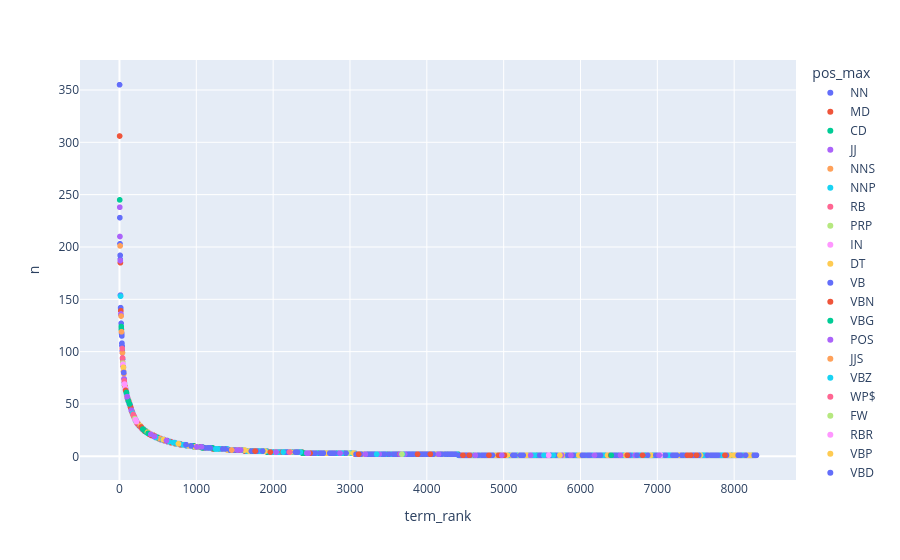

Notebook source saved alongside this figure:
### Code cell
px.scatter(VSAMP1, x='term_rank', y='n', log_y=False, log_x=False, hover_name='term_str', color='pos_max')

### Figure 1 — Plotly figure (JSON) as saved in the notebook; plotly's stock layout.template omitted (floating-point values rounded to 4 significant figures; data arrays with more than 128 entries replaced by an {"elided": "..."} marker saying what was removed)
{"data": [{"hovertemplate": "<b>%{hovertext}</b><br><br>pos_max=NN<br>term_rank=%{x}<br>n=%{y}<extra></extra>", "hovertext": {"elided": "2363 str values"}, "legendgroup": "NN", "marker": {"color": "#636efa", "symbol": "circle"}, "mode": "markers", "name": "NN", "showlegend": true, "type": "scattergl", "x": {"elided": "2363 int values"}, "xaxis": "x", "y": {"elided": "2363 int values"}, "yaxis": "y"}, {"hovertemplate": "<b>%{hovertext}</b><br><br>pos_max=MD<br>term_rank=%{x}<br>n=%{y}<extra></extra>", "hovertext": ["must", "would", "may", "could", "shall", "ought", "might", "'thus"], "legendgroup": "MD", "marker": {"color": "#EF553B", "symbol": "circle"}, "mode": "markers", "name": "MD", "showlegend": true, "type": "scattergl", "x": [2, 12, 18, 67, 268, 338, 525, 5759], "xaxis": "x", "y": [306, 185, 139, 68, 29, 24, 17, 1], "yaxis": "y"}, {"hovertemplate": "<b>%{hovertext}</b><br><br>pos_max=CD<br>term_rank=%{x}<br>n=%{y}<extra></extra>", "hovertext": ["one", "two", "three", "four", "hundred", "five", "seven", "thousand", "million", "eight", "nine", "six", "undergone", "th", "billion", "nd", "st", "'in"], "legendgroup": "CD", "marker": {"color": "#00cc96", "symbol": "circle"}, "mode": "markers", "name": "CD", "showlegend": true, "type": "scattergl", "x": [3, 23, 25, 113, 258, 293, 370, 473, 618, 635, 642, 948, 2125, 2239, 2350, 3520, 3968, 5548], "xaxis": "x", "y": [245, 124, 121, 54, 29, 27, 22, 18, 15, 14, 14, 10, 4, 4, 4, 2, 2, 1], "yaxis": "y"}, {"hovertemplate": "<b>%{hovertext}</b><br><br>pos_max=JJ<br>term_rank=%{x}<br>n=%{y}<extra></extra>", "hovertext": {"elided": "1348 str values"}, "legendgroup": "JJ", "marker": {"color": "#ab63fa", "symbol": "circle"}, "mode": "markers", "name": "JJ", "showlegend": true, "type": "scattergl", "x": {"elided": "1348 int values"}, "xaxis": "x", "y": {"elided": "1348 int values"}, "yaxis": "y"}, {"hovertemplate": "<b>%{hovertext}</b><br><br>pos_max=NNS<br>term_rank=%{x}<br>n=%{y}<extra></extra>", "hovertext": {"elided": "1383 str values"}, "legendgroup": "NNS", "marker": {"color": "#FFA15A", "symbol": "circle"}, "mode": "markers", "name": "NNS", "showlegend": true, "type": "scattergl", "x": {"elided": "1383 int values"}, "xaxis": "x", "y": {"elided": "1383 int values"}, "yaxis": "y"}, {"hovertemplate": "<b>%{hovertext}</b><br><br>pos_max=NNP<br>term_rank=%{x}<br>n=%{y}<extra></extra>", "hovertext": {"elided": "477 str values"}, "legendgroup": "NNP", "marker": {"color": "#19d3f3", "symbol": "circle"}, "mode": "markers", "name": "NNP", "showlegend": true, "type": "scattergl", "x": {"elided": "477 int values"}, "xaxis": "x", "y": {"elided": "477 int values"}, "yaxis": "y"}, {"hovertemplate": "<b>%{hovertext}</b><br><br>pos_max=RB<br>term_rank=%{x}<br>n=%{y}<extra></extra>", "hovertext": {"elided": "331 str values"}, "legendgroup": "RB", "marker": {"color": "#FF6692", "symbol": "circle"}, "mode": "markers", "name": "RB", "showlegend": true, "type": "scattergl", "x": {"elided": "331 int values"}, "xaxis": "x", "y": {"elided": "331 int values"}, "yaxis": "y"}, {"hovertemplate": "<b>%{hovertext}</b><br><br>pos_max=PRP<br>term_rank=%{x}<br>n=%{y}<extra></extra>", "hovertext": ["us", "self", "oneself"], "legendgroup": "PRP", "marker": {"color": "#B6E880", "symbol": "circle"}, "mode": "markers", "name": "PRP", "showlegend": true, "type": "scattergl", "x": [43, 4885, 6558], "xaxis": "x", "y": [89, 1, 1], "yaxis": "y"}, {"hovertemplate": "<b>%{hovertext}</b><br><br>pos_max=IN<br>term_rank=%{x}<br>n=%{y}<extra></extra>", "hovertext": ["without", "like", "since", "upon", "among", "within", "although", "toward", "along", "outside", "though", "around", "whether", "behind", "beyond", "near", "except", "besides", "till", "despite", "towards", "throughout", "inside", "per", "thereupon", "unless", "beneath", "witness", "'rear", "unlike", "befell", "wherein", "whereupon", "obedience", "obtuse", "obliterates", "lest", "pause"], "legendgroup": "IN", "marker": {"color": "#FF97FF", "symbol": "circle"}, "mode": "markers", "name": "IN", "showlegend": true, "type": "scattergl", "x": [45, 49, 65, 77, 125, 143, 363, 393, 487, 552, 604, 712, 791, 858, 870, 1031, 1059, 1147, 1443, 1460, 1828, 1884, 2198, 2337, 2398, 2509, 3043, 3736, 3740, 3751, 4736, 5730, 5731, 6727, 6744, 6758, 6788, 7985], "xaxis": "x", "y": [88, 85, 69, 65, 51, 48, 23, 21, 18, 16, 15, 13, 12, 11, 11, 9, 9, 8, 6, 6, 5, 5, 4, 4, 3, 3, 3, 2, 2, 2, 1, 1, 1, 1, 1, 1, 1, 1], "yaxis": "y"}, {"hovertemplate": "<b>%{hovertext}</b><br><br>pos_max=DT<br>term_rank=%{x}<br>n=%{y}<extra></extra>", "hovertext": ["every", "another", "naught", "annes"], "legendgroup": "DT", "marker": {"color": "#FECB52", "symbol": "circle"}, "mode": "markers", "name": "DT", "showlegend": true, "type": "scattergl", "x": [51, 151, 6370, 6552], "xaxis": "x", "y": [85, 46, 1, 1], "yaxis": "y"}, {"hovertemplate": "<b>%{hovertext}</b><br><br>pos_max=VB<br>term_rank=%{x}<br>n=%{y}<extra></extra>", "hovertext": {"elided": "553 str values"}, "legendgroup": "VB", "marker": {"color": "#636efa", "symbol": "circle"}, "mode": "markers", "name": "VB", "showlegend": true, "type": "scattergl", "x": {"elided": "553 int values"}, "xaxis": "x", "y": {"elided": "553 int values"}, "yaxis": "y"}, {"hovertemplate": "<b>%{hovertext}</b><br><br>pos_max=VBN<br>term_rank=%{x}<br>n=%{y}<extra></extra>", "hovertext": {"elided": "592 str values"}, "legendgroup": "VBN", "marker": {"color": "#EF553B", "symbol": "circle"}, "mode": "markers", "name": "VBN", "showlegend": true, "type": "scattergl", "x": {"elided": "592 int values"}, "xaxis": "x", "y": {"elided": "592 int values"}, "yaxis": "y"}, {"hovertemplate": "<b>%{hovertext}</b><br><br>pos_max=VBG<br>term_rank=%{x}<br>n=%{y}<extra></extra>", "hovertext": {"elided": "472 str values"}, "legendgroup": "VBG", "marker": {"color": "#00cc96", "symbol": "circle"}, "mode": "markers", "name": "VBG", "showlegend": true, "type": "scattergl", "x": {"elided": "472 int values"}, "xaxis": "x", "y": {"elided": "472 int values"}, "yaxis": "y"}, {"hovertemplate": "<b>%{hovertext}</b><br><br>pos_max=POS<br>term_rank=%{x}<br>n=%{y}<extra></extra>", "hovertext": ["'", "'s", "'front", "'area"], "legendgroup": "POS", "marker": {"color": "#ab63fa", "symbol": "circle"}, "mode": "markers", "name": "POS", "showlegend": true, "type": "scattergl", "x": [100, 155, 3732, 5600], "xaxis": "x", "y": [57, 44, 2, 1], "yaxis": "y"}, {"hovertemplate": "<b>%{hovertext}</b><br><br>pos_max=JJS<br>term_rank=%{x}<br>n=%{y}<extra></extra>", "hovertext": ["least", "best", "greatest", "highest", "honest", "smallest", "manifest", "slightest", "poorest", "lowest", "earliest", "largest", "surest", "clearest", "strongest", "sharpest", "grossest", "wisest", "noblest", "easiest", "earnest", "lightest", "latest", "merest", "longest", "purest", "crudest"], "legendgroup": "JJS", "marker": {"color": "#FFA15A", "symbol": "circle"}, "mode": "markers", "name": "JJS", "showlegend": true, "type": "scattergl", "x": [170, 383, 524, 1348, 1407, 1577, 2021, 2065, 2701, 2857, 3034, 3330, 3611, 4708, 4709, 5219, 5224, 5554, 6692, 6792, 6874, 6879, 6971, 7122, 7195, 7285, 7382], "xaxis": "x", "y": [41, 22, 17, 7, 6, 6, 4, 4, 3, 3, 3, 2, 2, 1, 1, 1, 1, 1, 1, 1, 1, 1, 1, 1, 1, 1, 1], "yaxis": "y"}, {"hovertemplate": "<b>%{hovertext}</b><br><br>pos_max=VBZ<br>term_rank=%{x}<br>n=%{y}<extra></extra>", "hovertext": {"elided": "314 str values"}, "legendgroup": "VBZ", "marker": {"color": "#19d3f3", "symbol": "circle"}, "mode": "markers", "name": "VBZ", "showlegend": true, "type": "scattergl", "x": {"elided": "314 int values"}, "xaxis": "x", "y": {"elided": "314 int values"}, "yaxis": "y"}, {"hovertemplate": "<b>%{hovertext}</b><br><br>pos_max=WP$<br>term_rank=%{x}<br>n=%{y}<extra></extra>", "hovertext": ["whose"], "legendgroup": "WP$", "marker": {"color": "#FF6692", "symbol": "circle"}, "mode": "markers", "name": "WP$", "showlegend": true, "type": "scattergl", "x": [178], "xaxis": "x", "y": [40], "yaxis": "y"}, {"hovertemplate": "<b>%{hovertext}</b><br><br>pos_max=FW<br>term_rank=%{x}<br>n=%{y}<extra></extra>", "hovertext": ["etc", "ie", "de", "equip", "la"], "legendgroup": "FW", "marker": {"color": "#B6E880", "symbol": "circle"}, "mode": "markers", "name": "FW", "showlegend": true, "type": "scattergl", "x": [200, 1360, 1462, 2980, 6914], "xaxis": "x", "y": [36, 7, 6, 3, 1], "yaxis": "y"}, {"hovertemplate": "<b>%{hovertext}</b><br><br>pos_max=RBR<br>term_rank=%{x}<br>n=%{y}<extra></extra>", "hovertext": ["less", "longer", "faster", "meaningless"], "legendgroup": "RBR", "marker": {"color": "#FF97FF", "symbol": "circle"}, "mode": "markers", "name": "RBR", "showlegend": true, "type": "scattergl", "x": [206, 222, 5539, 7047], "xaxis": "x", "y": [35, 33, 1, 1], "yaxis": "y"}, {"hovertemplate": "<b>%{hovertext}</b><br><br>pos_max=VBP<br>term_rank=%{x}<br>n=%{y}<extra></extra>", "hovertext": ["know", "wish", "appear", "seem", "oppose", "constitute", "think", "claim", "reach", "tend", "enable", "possess", "require", "dare", "vaunt", "owe", "anew", "prevail", "aggravate", "suffer", "latitude", "swore", "degrade", "brave", "quit", "pretend", "dominate", "wave", "adjust", "intend", "interpret", "inhabit", "hear", "heave", "commit", "smash", "compete", "bend", "govern", "club", "stoop", "stupefy", "bent", "respond", "starve", "connect", "evaluate", "confront", "console", "hamper", "revolutionise", "confer", "ablaze", "vaunts", "blame", "borrow", "wrangle", "warn", "warrant", "whereby", "expend", "acknowledge", "achieve", "fulfill", "bewilder", "accelerate", "neutralise", "endanger", "misinterpret", "en", "engender", "outstrip", "overcame", "outbid", "arrest", "interrupt", "manage", "criticise", "assemble", "pronounce", "relegate", "remove", "rebuilt", "recoil", "amongst", "despoil", "peal", "desert", "deem", "presume", "plead", "delude", "entice", "pose"], "legendgroup": "VBP", "marker": {"color": "#FECB52", "symbol": "circle"}, "mode": "markers", "name": "VBP", "showlegend": true, "type": "scattergl", "x": [273, 364, 571, 768, 897, 982, 1016, 1138, 1410, 1627, 1629, 1687, 1894, 2226, 2282, 2535, 2544, 2639, 2686, 2720, 2723, 2790, 3046, 3053, 3165, 3253, 3270, 3694, 4069, 4109, 4202, 4294, 4346, 4352, 4423, 4512, 4540, 4568, 4576, 4647, 4649, 4676, 4740, 4765, 4817, 4864, 4880, 4922, 4984, 5044, 5105, 5209, 5293, 5304, 5504, 5563, 5639, 5670, 5672, 5729, 5775, 5867, 5880, 5976, 5997, 6048, 6352, 6366, 6414, 6427, 6588, 6589, 6592, 6636, 6918, 7245, 7277, 7369, 7448, 7507, 7539, 7562, 7665, 7687, 7910, 7946, 7996, 8026, 8044, 8146, 8171, 8177, 8210, 8259], "xaxis": "x", "y": [29, 23, 16, 12, 10, 9, 9, 8, 6, 6, 6, 5, 5, 4, 4, 3, 3, 3, 3, 3, 3, 3, 3, 3, 2, 2, 2, 2, 2, 2, 2, 2, 2, 2, 1, 1, 1, 1, 1, 1, 1, 1, 1, 1, 1, 1, 1, 1, 1, 1, 1, 1, 1, 1, 1, 1, 1, 1, 1, 1, 1, 1, 1, 1, 1, 1, 1, 1, 1, 1, 1, 1, 1, 1, 1, 1, 1, 1, 1, 1, 1, 1, 1, 1, 1, 1, 1, 1, 1, 1, 1, 1, 1, 1], "yaxis": "y"}, {"hovertemplate": "<b>%{hovertext}</b><br><br>pos_max=VBD<br>term_rank=%{x}<br>n=%{y}<extra></extra>", "hovertext": {"elided": "186 str values"}, "legendgroup": "VBD", "marker": {"color": "#636efa", "symbol": "circle"}, "mode": "markers", "name": "VBD", "showlegend": true, "type": "scattergl", "x": {"elided": "186 int values"}, "xaxis": "x", "y": {"elided": "186 int values"}, "yaxis": "y"}, {"hovertemplate": "<b>%{hovertext}</b><br><br>pos_max=NNPS<br>term_rank=%{x}<br>n=%{y}<extra></extra>", "hovertext": ["communists", "states", "harmonians", "italians", "socialists", "abyssinians", "phalanstres", "chartists", "saints", "seristeries", "soviets", "commons", "germans", "conflans", "russians", "romans", "moroccans", "owenites", "quixotes", "algerians", "alexanders", "philistines"], "legendgroup": "NNPS", "marker": {"color": "#EF553B", "symbol": "circle"}, "mode": "markers", "name": "NNPS", "showlegend": true, "type": "scattergl", "x": [284, 416, 1765, 1963, 2120, 2480, 3113, 3647, 3879, 4046, 4471, 4553, 4809, 4934, 4965, 5010, 6394, 6609, 7392, 7433, 7511, 7880], "xaxis": "x", "y": [28, 20, 5, 4, 4, 3, 2, 2, 2, 2, 1, 1, 1, 1, 1, 1, 1, 1, 1, 1, 1, 1], "yaxis": "y"}, {"hovertemplate": "<b>%{hovertext}</b><br><br>pos_max=CC<br>term_rank=%{x}<br>n=%{y}<extra></extra>", "hovertext": ["either", "neither", "minus"], "legendgroup": "CC", "marker": {"color": "#00cc96", "symbol": "circle"}, "mode": "markers", "name": "CC", "showlegend": true, "type": "scattergl", "x": [304, 372, 6400], "xaxis": "x", "y": [26, 22, 1], "yaxis": "y"}, {"hovertemplate": "<b>%{hovertext}</b><br><br>pos_max=JJR<br>term_rank=%{x}<br>n=%{y}<extra></extra>", "hovertext": ["greater", "better", "lower", "earlier", "higher", "stronger", "easier", "smaller", "closer", "farther", "weaker", "slower", "deeper", "lesser", "cheaper", "worse", "fewer", "stockholder", "happier", "broader", "firmer", "wider", "wealthier", "taller", "bigger", "mightier", "older", "larger"], "legendgroup": "JJR", "marker": {"color": "#ab63fa", "symbol": "circle"}, "mode": "markers", "name": "JJR", "showlegend": true, "type": "scattergl", "x": [408, 455, 612, 1006, 1067, 1531, 1540, 1578, 2038, 2438, 2458, 2871, 3200, 3381, 3652, 3711, 4152, 4631, 4976, 5351, 5521, 5560, 5756, 5875, 6182, 6521, 6711, 7023], "xaxis": "x", "y": [21, 19, 15, 9, 9, 6, 6, 6, 4, 3, 3, 3, 2, 2, 2, 2, 2, 1, 1, 1, 1, 1, 1, 1, 1, 1, 1, 1], "yaxis": "y"}, {"hovertemplate": "<b>%{hovertext}</b><br><br>pos_max=WDT<br>term_rank=%{x}<br>n=%{y}<extra></extra>", "hovertext": ["whatever"], "legendgroup": "WDT", "marker": {"color": "#FFA15A", "symbol": "circle"}, "mode": "markers", "name": "WDT", "showlegend": true, "type": "scattergl", "x": [1461], "xaxis": "x", "y": [6], "yaxis": "y"}, {"hovertemplate": "<b>%{hovertext}</b><br><br>pos_max=''<br>term_rank=%{x}<br>n=%{y}<extra></extra>", "hovertext": ["'the", "''", "'this", "'orthodox", "'tai"], "legendgroup": "''", "marker": {"color": "#19d3f3", "symbol": "circle"}, "mode": "markers", "name": "''", "showlegend": true, "type": "scattergl", "x": [2130, 3347, 3685, 5525, 5647], "xaxis": "x", "y": [4, 2, 2, 1, 1], "yaxis": "y"}, {"hovertemplate": "<b>%{hovertext}</b><br><br>pos_max=UH<br>term_rank=%{x}<br>n=%{y}<extra></extra>", "hovertext": ["yes"], "legendgroup": "UH", "marker": {"color": "#FF6692", "symbol": "circle"}, "mode": "markers", "name": "UH", "showlegend": true, "type": "scattergl", "x": [2213], "xaxis": "x", "y": [4], "yaxis": "y"}, {"hovertemplate": "<b>%{hovertext}</b><br><br>pos_max=WRB<br>term_rank=%{x}<br>n=%{y}<extra></extra>", "hovertext": ["whenever"], "legendgroup": "WRB", "marker": {"color": "#B6E880", "symbol": "circle"}, "mode": "markers", "name": "WRB", "showlegend": true, "type": "scattergl", "x": [3676], "xaxis": "x", "y": [2], "yaxis": "y"}, {"hovertemplate": "<b>%{hovertext}</b><br><br>pos_max=PRP$<br>term_rank=%{x}<br>n=%{y}<extra></extra>", "hovertext": ["bother"], "legendgroup": "PRP$", "marker": {"color": "#FF97FF", "symbol": "circle"}, "mode": "markers", "name": "PRP$", "showlegend": true, "type": "scattergl", "x": [5586], "xaxis": "x", "y": [1], "yaxis": "y"}, {"hovertemplate": "<b>%{hovertext}</b><br><br>pos_max=WP<br>term_rank=%{x}<br>n=%{y}<extra></extra>", "hovertext": ["wherever"], "legendgroup": "WP", "marker": {"color": "#FECB52", "symbol": "circle"}, "mode": "markers", "name": "WP", "showlegend": true, "type": "scattergl", "x": [5732], "xaxis": "x", "y": [1], "yaxis": "y"}, {"hovertemplate": "<b>%{hovertext}</b><br><br>pos_max=RP<br>term_rank=%{x}<br>n=%{y}<extra></extra>", "hovertext": ["oft"], "legendgroup": "RP", "marker": {"color": "#636efa", "symbol": "circle"}, "mode": "markers", "name": "RP", "showlegend": true, "type": "scattergl", "x": [6737], "xaxis": "x", "y": [1], "yaxis": "y"}, {"hovertemplate": "<b>%{hovertext}</b><br><br>pos_max=EX<br>term_rank=%{x}<br>n=%{y}<extra></extra>", "hovertext": ["ecstasy"], "legendgroup": "EX", "marker": {"color": "#EF553B", "symbol": "circle"}, "mode": "markers", "name": "EX", "showlegend": true, "type": "scattergl", "x": [6808], "xaxis": "x", "y": [1], "yaxis": "y"}], "layout": {"legend": {"title": {"text": "pos_max"}, "tracegroupgap": 0}, "margin": {"t": 60}, "xaxis": {"anchor": "y", "domain": [0, 1], "title": {"text": "term_rank"}}, "yaxis": {"anchor": "x", "domain": [0, 1], "title": {"text": "n"}}}}
